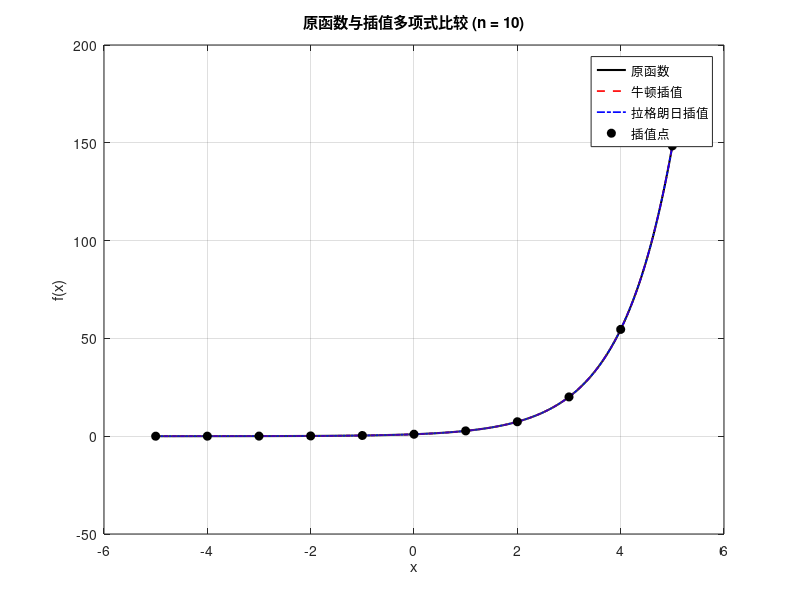

Recreate this plot in MATLAB.
% 插值范围和插值点数量的设置
a = -5; % 插值区间的左端点
b = 5;  % 插值区间的右端点
n = 10; % 插值点数量-1 （插值多项式的次数）

% 定义原函数
f = @(x) exp(x);

% 生成插值节点和函数值
x_nodes = linspace(a, b, n + 1);
y_nodes = f(x_nodes);

% 定义绘图范围
x_plot = linspace(a, b, 1000);
y_true = f(x_plot);

%% 牛顿插值法
% 计算差商表
divided_diff = y_nodes;
for j = 2:n+1
    for i = n+1:-1:j
        divided_diff(i) = (divided_diff(i) - divided_diff(i-1)) / (x_nodes(i) - x_nodes(i-j+1));
    end
end
fprintf('牛顿插值法系数（差商表的第一行）:\n');
disp(divided_diff');

% 使用差商表进行牛顿插值
y_interp_newton = divided_diff(n+1) * ones(size(x_plot));
for k = n:-1:1
    y_interp_newton = y_interp_newton .* (x_plot - x_nodes(k)) + divided_diff(k);
end

%% 拉格朗日插值法
y_interp_lagrange = zeros(size(x_plot));
for i = 1:n+1
    L = ones(size(x_plot));
    for j = 1:n+1
        if j ~= i
            L = L .* (x_plot - x_nodes(j)) / (x_nodes(i) - x_nodes(j));
        end
    end
    y_interp_lagrange = y_interp_lagrange + y_nodes(i) * L;
end

fprintf('拉格朗日插值法系数（插值点权重系数）:\n');
disp(y_nodes');

%% 绘图
figure;
plot(x_plot, y_true, 'k', 'LineWidth', 1.5); hold on;
plot(x_plot, y_interp_newton, 'r--', 'LineWidth', 1.2);
plot(x_plot, y_interp_lagrange, 'b-.', 'LineWidth', 1.2);
plot(x_nodes, y_nodes, 'ko', 'MarkerFaceColor', 'k'); % 插值点
legend('原函数', '牛顿插值', '拉格朗日插值', '插值点', 'Location', 'Best');
xlabel('x');
ylabel('f(x)');
title(sprintf('原函数与插值多项式比较 (n = %d)', n));
grid on;
hold off;
